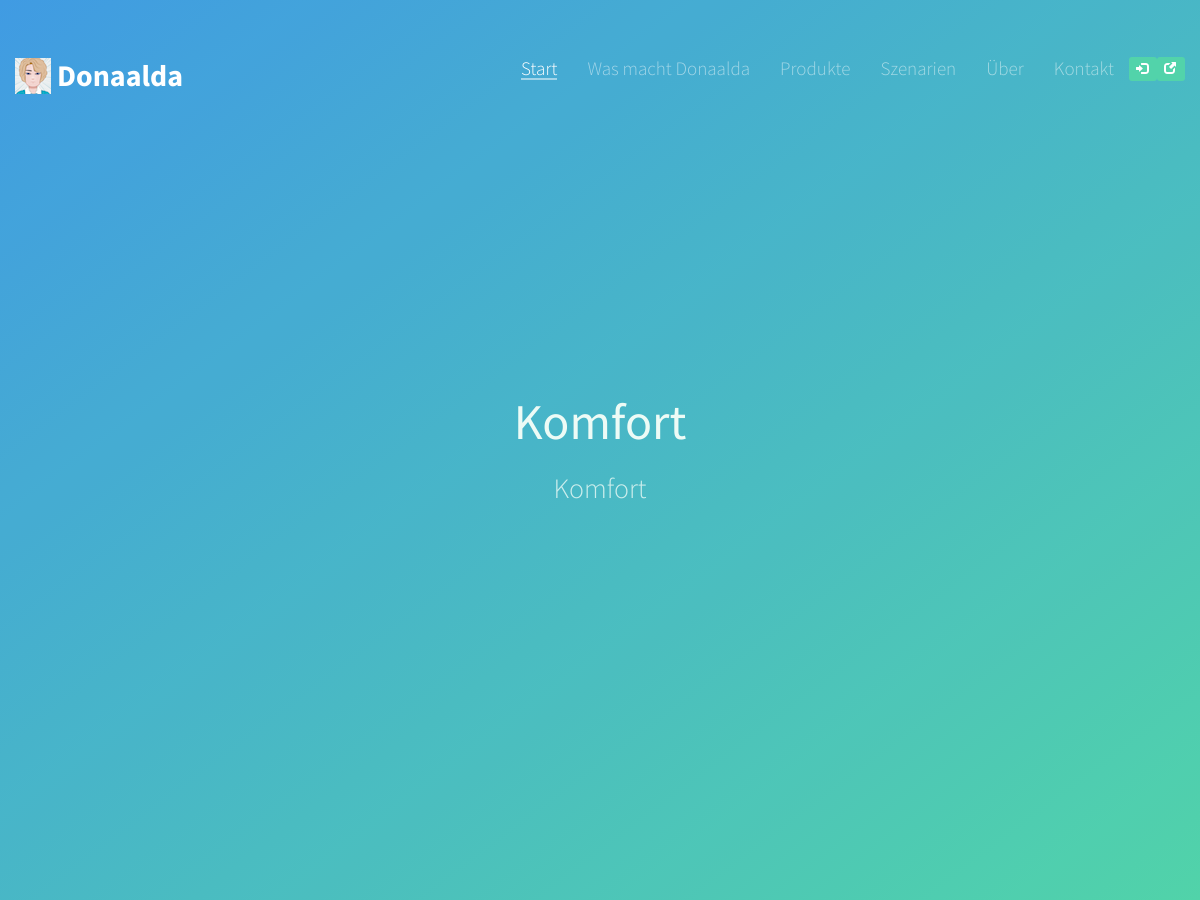
/Komfort/ (upper part), run on an earlier commit of the app's database.
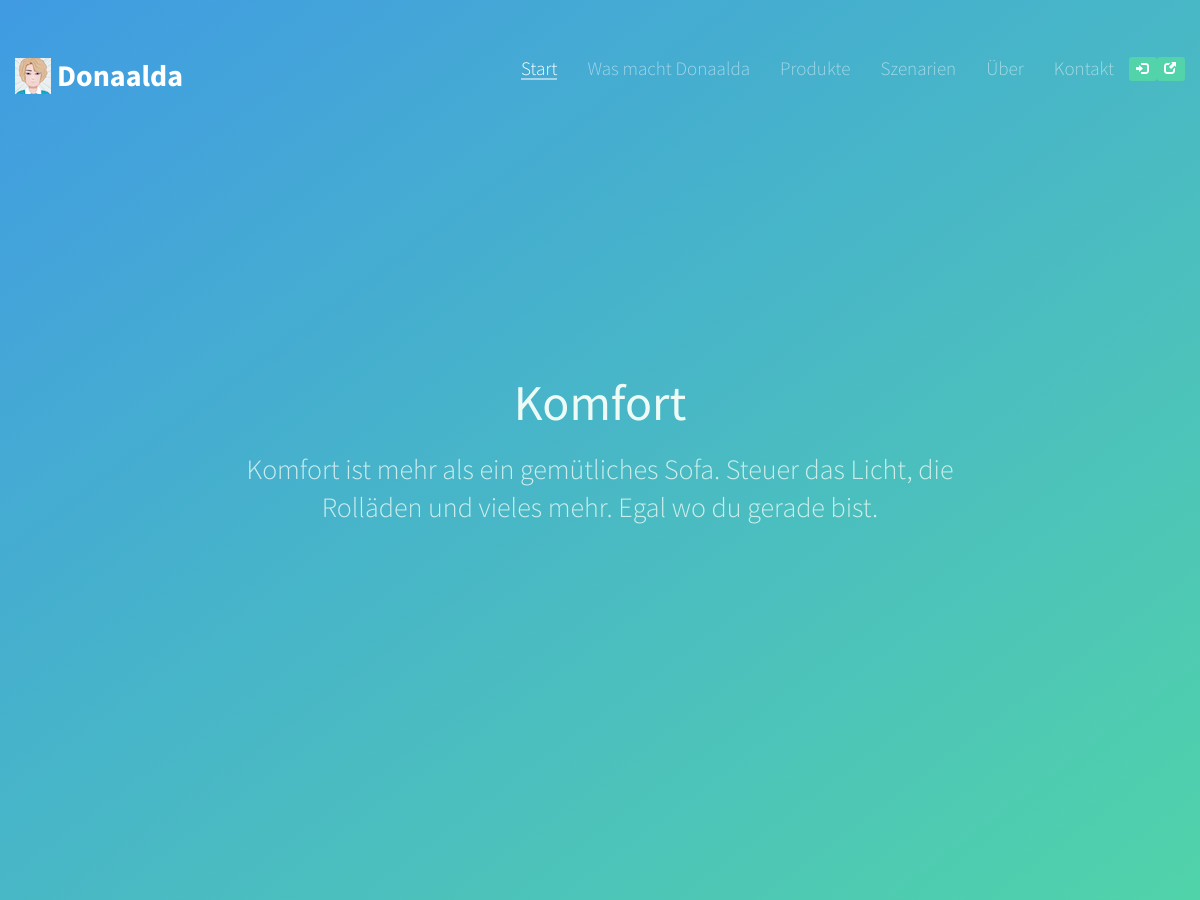
And on a later commit of the database.
### app/models.py (models this page shows, shortened)
class Category(models.Model):
    name = models.CharField(max_length=100, unique=True, validators=[validate_legal_chars])
    picture = models.ImageField(verbose_name="Bild für die Kategorie", upload_to="categories")
    backgroundPicture = models.ImageField(verbose_name="Bild für den Hintergrund", null=True, blank=True)
    short_description = models.TextField(verbose_name="Kurzbeschreibung", max_length=170, default="---")
    description = models.TextField(verbose_name="Beschreibung", default="---")
    iconString = models.CharField(max_length=20, default="gift")
    scenario_set = models.ManyToManyField("Scenario", verbose_name="Zur Kategorie gehörende Szenarien")
    class Meta:
        verbose_name = "Kategorie"
        verbose_name_plural = "Kategorien"
        ordering = ["name"]

### app/views.py (the view)
# urls.py: url(r'^(?P<category_name>[\w]+)/$', views.CategoryView.as_view(), name='category'),
class CategoryView(generic.ListView):
    template_name = 'app/scenarioGrid.html'
    context_object_name = 'scenario_list_from_category'
    def get(self, request, *args, **kwargs):
        category = kwargs.get("category_name")
        return render(request, 'app/scenarioGrid.html',
                      {'scenario_list_from_category': Category.objects.get(name=category).scenario_set.all(),
                       'category': Category.objects.get(name=category)
                       })

### app/models.py (called while the page is built)
    def __str__(self):
        return '%s' % self.name

    def __str__(self):
        return '%s' % self.name

### app/templates/app/scenarioGrid.html (shortened to what this page needs)
{% load staticfiles %}
<!DOCTYPE html>
<html class="no-js">
<head>
  <link rel="stylesheet" href="{% static 'app/assets/css/animate.css' %}">
  <link rel="stylesheet" href="{% static 'app/assets/css/icomoon.css' %}">
  <link rel="stylesheet" href="{% static 'app/assets/css/simple-line-icons.css' %}">
  <link rel="stylesheet" href="{% static 'app/assets/css/magnific-popup.css' %}">
  <link rel="stylesheet" href="{% static 'app/assets/css/bootstrap.css' %}">
  <link rel="stylesheet" href="{% static 'app/assets/css/style.css' %}">
</head>
<body>
<header role="banner" id="fh5co-header">
  <div class="container">
    <div class="row">
      <nav class="navbar navbar-default">
        <div class="navbar-header">
          <a class="navbar-brand" href="index.html">
            <div>
              <img alt="Brand" src="{% static 'app/assets/images/myAvatar_icon.png' %}"
                   style="margin-bottom: 5px">
              <span>Donaalda</span>
            </div>
          </a>
        </div>
        <div id="navbar" class="navbar-collapse collapse">
          <ul class="nav navbar-nav navbar-right">
            <li class="active"><a href="#" onclick="start()"><span>Start</span></a></li>
            <li><a href="#" data-nav-section="information"><span>Was macht Donaalda</span></a></li>
            <li><a href="#" data-nav-section="products"><span>Produkte</span></a></li>
            <li><a href="#" data-nav-section="scenarios"><span>Szenarien</span></a></li>
            <li><a href="#" data-nav-section="about"><span>Über</span></a></li>
            <li><a href="#" data-nav-section="contact"><span>Kontakt</span></a></li>
            {% if not request.user.is_authenticated %}
            <li>
              <button type="button" class="btn btn-primary btn-xs navbar-btn" data-toggle="modal"
                      data-target="#myModalLogin">
                <i class="glyphicon glyphicon-log-in"></i>
              </button>
            </li>
            <li>
              <button type="button" class="btn btn-primary btn-xs navbar-btn" data-toggle="modal"
                      data-target="#myModalRegister">
                <i class="glyphicon glyphicon-new-window"></i>
              </button>
            </li>
            {% endif %}
          </ul>
        </div>
      </nav>
    </div>
  </div>
</header>
<section id="fh5co-home" data-stellar-background-ratio="0.5">
  <div class="gradient">
    <div class="container">
      <div class="text-wrap">
        <div class="text-inner">
          <div class="row">
            <div class="col-md-12 text-center">
              <h1 class="to-animate">{{ category.name }}</h1>
                <div class="col-md-8 col-md-offset-2">
                  <h2 class="to-animate">{{ category.description }}</h2>
                </div>
              </div>
            </div>
          </div>
        </div>
      </div>
    </div>
</section>
</body>
</html>

What changed in the data, as far as the page shows it:
changed Category "Komfort": description "Komfort" → "Komfort ist mehr als ein gemütliches Sofa. Steuer das Licht, die Rolläden und vieles mehr. Egal wo du gerade bist."
